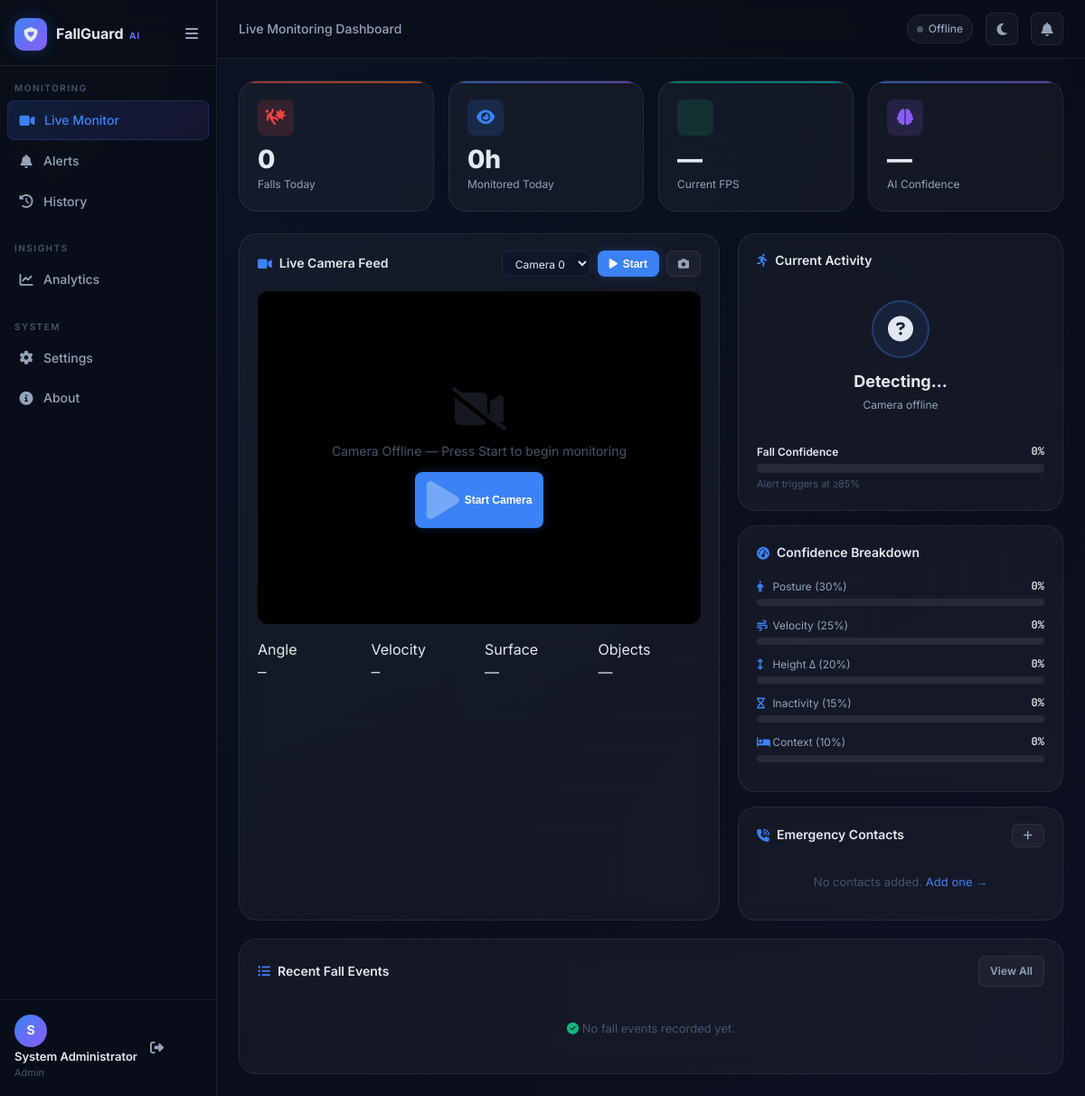
Page /monitor (signed in) on the committed database.
### app/models/user.py (models this page shows, shortened)
class User(UserMixin, db.Model):
    __tablename__ = 'users'
    id = db.Column(db.Integer, primary_key=True)
    username = db.Column(db.String(80), unique=True, nullable=False, index=True)
    email = db.Column(db.String(120), unique=True, nullable=False, index=True)
    password_hash = db.Column(db.String(256), nullable=False)
    full_name = db.Column(db.String(150), nullable=True)
    role = db.Column(db.String(20), nullable=False, default='viewer')
    is_active = db.Column(db.Boolean, default=True)
    phone = db.Column(db.String(20), nullable=True)
    created_at = db.Column(db.DateTime, default=datetime.utcnow)
    last_login = db.Column(db.DateTime, nullable=True)
    events = db.relationship('Event', backref='created_by_user', lazy=True, foreign_keys='Event.user_id')
    settings = db.relationship('UserSettings', backref='user', uselist=False, lazy=True)
    contacts = db.relationship('EmergencyContact', backref='user', lazy=True)
    ROLES = {
        'admin': ['view', 'edit', 'delete', 'manage_users', 'export', 'settings'],
        'caregiver': ['view', 'edit', 'export', 'settings'],
        'viewer': ['view']
    }

### app/routes/dashboard.py (the view)
@dashboard_bp.route('/monitor')
@login_required
def monitor():
    contacts = EmergencyContact.query.filter_by(user_id=current_user.id).all()
    recent   = Event.query.filter_by(is_fall=True).order_by(Event.timestamp.desc()).limit(5).all()
    return render_template('pages/monitor.html',
                           contacts=[c.to_dict() for c in contacts],
                           recent_events=[e.to_dict() for e in recent])

### templates/pages/monitor.html (shortened to what this page needs)
{% extends "base.html" %}
{% block breadcrumb %}Live Monitoring Dashboard{% endblock %}
{% block content %}
<div class="stats-grid">
  <div class="stat-card danger">
    <div class="stat-icon red"><i class="fa-solid fa-person-falling-burst"></i></div>
    <div class="stat-value" id="statFalls">0</div>
    <div class="stat-label">Falls Today</div>
  </div>
  <div class="stat-card">
    <div class="stat-icon blue"><i class="fa-solid fa-eye"></i></div>
    <div class="stat-value" id="statHours">0h</div>
    <div class="stat-label">Monitored Today</div>
  </div>
  <div class="stat-card success">
    <div class="stat-icon green"></div>
    <div class="stat-value" id="statFPS">—</div>
    <div class="stat-label">Current FPS</div>
  </div>
  <div class="stat-card">
    <div class="stat-icon purple"><i class="fa-solid fa-brain"></i></div>
    <div class="stat-value" id="statConf">—</div>
    <div class="stat-label">AI Confidence</div>
  </div>
</div>
<div class="dashboard-grid">
  <div class="card">
    <div class="card-header">
      <div class="card-title">
        <i class="fa-solid fa-video"></i> Live Camera Feed
      </div>
      <div class="flex gap-8">
        <select id="cameraSelect" class="form-control" style="width:auto;padding:5px 10px;font-size:12px">
          <option value="0">Camera 0</option>
        </select>
        <button id="startCameraBtn" class="btn btn-primary btn-sm" onclick="startCamera(document.getElementById('cameraSelect').value)">
          <i class="fa-solid fa-play"></i> Start
        </button>
        <button class="btn btn-ghost btn-sm" onclick="captureSnapshot()" title="Snapshot">
          <i class="fa-solid fa-camera"></i>
        </button>
      </div>
    </div>
    <div class="card-body">
      <div class="camera-container">
        <div class="camera-placeholder" id="cameraPlaceholder">
          <i class="fa-solid fa-video-slash"></i>
          <p>Camera Offline — Press Start to begin monitoring</p>
          <button class="btn btn-primary btn-sm" onclick="startCamera(0)"><i class="fa-solid fa-play"></i> Start Camera</button>
        </div>
      </div>
      <div style="display:grid;grid-template-columns:repeat(4,1fr);gap:12px;margin-top:16px">
        <div class="mini-stat">
          <div class="mini-label">Angle</div>
          <div class="mini-val font-mono" id="valAngle">—</div>
        </div>
        <div class="mini-stat">
          <div class="mini-label">Velocity</div>
          <div class="mini-val font-mono" id="valVelocity">—</div>
        </div>
        <div class="mini-stat">
          <div class="mini-label">Surface</div>
          <div class="mini-val" id="valSurface">—</div>
        </div>
        <div class="mini-stat">
          <div class="mini-label">Objects</div>
          <div class="mini-val" id="valObjects">—</div>
        </div>
      </div>
    </div>
  </div>
  <div style="display:flex;flex-direction:column;gap:16px">
    <div class="card">
      <div class="card-header">
        <div class="card-title"><i class="fa-solid fa-person-running"></i> Current Activity</div>
      </div>
      <div class="card-body">
        <div class="activity-status">
          <div class="activity-icon-wrap" id="activityIconWrap">
            <i class="fa-solid fa-circle-question" id="activityIcon"></i>
          </div>
          <div class="activity-label" id="activityLabel">Detecting…</div>
          <div class="activity-sublabel" id="activitySublabel">Camera offline</div>
        </div>
        <div style="margin-top:16px">
          <div class="conf-row-header">
            <span class="conf-row-label" style="font-weight:600;color:var(--text-primary)">Fall Confidence</span>
            <span class="conf-row-value" id="confTotalVal">0%</span>
          </div>
          <div class="conf-track" style="height:10px">
          </div>
          <div style="font-size:11px;color:var(--text-muted);margin-top:4px">Alert triggers at ≥85%</div>
        </div>
      </div>
    </div>
    <div class="card">
      <div class="card-header">
        <div class="card-title"><i class="fa-solid fa-gauge-high"></i> Confidence Breakdown</div>
      </div>
      <div class="card-body">
        {% set factors = [
          ('confPosture',    'Posture (30%)',    'fa-person'),
          ('confVelocity',   'Velocity (25%)',   'fa-wind'),
          ('confHeight',     'Height Δ (20%)',   'fa-arrows-up-down'),
          ('confInactivity', 'Inactivity (15%)', 'fa-hourglass'),
          ('confContext',    'Context (10%)',    'fa-bed')
        ] %}
        {% for id, label, icon in factors %}
        <div class="conf-row">
          <div class="conf-row-header">
            <span class="conf-row-label"><i class="fa-solid {{ icon }}" style="width:14px;color:var(--accent)"></i> {{ label }}</span>
            <span class="conf-row-value" id="{{ id }}Val">0%</span>
          </div>
          <div class="conf-track">
          </div>
        </div>
        {% endfor %}
      </div>
    </div>
    <div class="card">
      <div class="card-header">
        <div class="card-title"><i class="fa-solid fa-phone-volume"></i> Emergency Contacts</div>
        <a href="{{ url_for('settings.index') }}" class="btn btn-ghost btn-sm"><i class="fa-solid fa-plus"></i></a>
      </div>
      <div class="card-body">
        {% if contacts %}
          {% for c in contacts %}
          <div class="contact-card">
            <div class="contact-avatar">{{ c.name[0] }}</div>
            <div>
              <div class="contact-name">{{ c.name }}</div>
              <div class="contact-rel">{{ c.relationship or 'Contact' }} {% if c.phone %}• {{ c.phone }}{% endif %}</div>
            </div>
          </div>
          {% endfor %}
        {% else %}
          <p style="font-size:13px;color:var(--text-muted);text-align:center;padding:12px 0">
            No contacts added. <a href="{{ url_for('settings.index') }}">Add one →</a>
          </p>
        {% endif %}
      </div>
    </div>
  </div>
  <div class="card span-full">
    <div class="card-header">
      <div class="card-title"><i class="fa-solid fa-list-ul"></i> Recent Fall Events</div>
      <a href="{{ url_for('alerts.index') }}" class="btn btn-ghost btn-sm">View All</a>
    </div>
    <div class="card-body">
      {% if recent_events %}
      <div class="table-wrap">
        <table>
          <thead>
            <tr><th>Time</th><th>Event ID</th><th>Activity</th><th>Confidence</th><th>Status</th></tr>
          </thead>
          <tbody>
            {% for e in recent_events %}
            <tr>
              <td>{{ e.timestamp[:19] if e.timestamp else '—' }}</td>
              <td class="font-mono" style="font-size:11px">{{ e.event_id[:8] }}…</td>
              <td>{{ e.activity_label or '—' }}</td>
              <td><span class="text-danger font-mono">{{ (e.confidence_total * 100)|int }}%</span></td>
              <td>
                {% if e.is_resolved %}
                  <span class="badge badge-success"><i class="fa-solid fa-check"></i> Resolved</span>
                {% else %}
                  <span class="badge badge-danger"><i class="fa-solid fa-circle-exclamation"></i> Unresolved</span>
                {% endif %}
              </td>
            </tr>
            {% endfor %}
          </tbody>
        </table>
      </div>
      {% else %}
        <div id="recentEventsList" style="display:flex;flex-direction:column;gap:8px">
          <p style="font-size:13px;color:var(--text-muted);text-align:center;padding:20px 0">
            <i class="fa-solid fa-check-circle" style="color:var(--success)"></i> No fall events recorded yet.
          </p>
        </div>
      {% endif %}
    </div>
  </div>
</div>
{% endblock %}

### templates/base.html (shortened to what this page needs)
<!DOCTYPE html>
<html lang="en" data-theme="dark">
<head>
  <link rel="stylesheet" href="https://cdnjs.cloudflare.com/ajax/libs/font-awesome/6.5.0/css/all.min.css">
  <link rel="stylesheet" href="{{ url_for('static', filename='css/main.css') }}">
</head>
<body class="{% block body_class %}app-body{% endblock %}">
{% if current_user.is_authenticated %}
<nav class="sidebar" id="sidebar">
  <div class="sidebar-header">
    <div class="logo">
      <div class="logo-icon">
        <i class="fa-solid fa-shield-heart"></i>
      </div>
      <div class="logo-text">
        <span class="logo-name">FallGuard</span>
        <span class="logo-tag">AI</span>
      </div>
    </div>
    <button class="sidebar-toggle" id="sidebarToggle">
      <i class="fa-solid fa-bars"></i>
    </button>
  </div>
  <div class="nav-section">
    <span class="nav-label">MONITORING</span>
    <a href="{{ url_for('dashboard.monitor') }}"
       class="nav-item {% if request.endpoint == 'dashboard.monitor' %}active{% endif %}">
      <i class="fa-solid fa-video"></i>
      <span>Live Monitor</span>
    </a>
    <a href="{{ url_for('alerts.index') }}"
       class="nav-item {% if request.endpoint == 'alerts.index' %}active{% endif %}">
      <i class="fa-solid fa-bell"></i>
      <span>Alerts</span>
    </a>
    <a href="{{ url_for('dashboard.history') }}"
       class="nav-item {% if request.endpoint == 'dashboard.history' %}active{% endif %}">
      <i class="fa-solid fa-clock-rotate-left"></i>
      <span>History</span>
    </a>
  </div>
  <div class="nav-section">
    <span class="nav-label">INSIGHTS</span>
    <a href="{{ url_for('analytics.index') }}"
       class="nav-item {% if request.endpoint == 'analytics.index' %}active{% endif %}">
      <i class="fa-solid fa-chart-line"></i>
      <span>Analytics</span>
    </a>
  </div>
  <div class="nav-section">
    <span class="nav-label">SYSTEM</span>
    <a href="{{ url_for('settings.index') }}"
       class="nav-item {% if request.endpoint == 'settings.index' %}active{% endif %}">
      <i class="fa-solid fa-gear"></i>
      <span>Settings</span>
    </a>
    <a href="{{ url_for('dashboard.about') }}"
       class="nav-item {% if request.endpoint == 'dashboard.about' %}active{% endif %}">
      <i class="fa-solid fa-circle-info"></i>
      <span>About</span>
    </a>
  </div>
  <div class="sidebar-footer">
    <div class="user-info">
      <div class="user-avatar">
        {{ current_user.full_name[0] if current_user.full_name else current_user.username[0] }}
      </div>
      <div class="user-details">
        <div class="user-name">
          {{ current_user.full_name or current_user.username }}
        </div>
        <div class="user-role">
          {{ current_user.role | capitalize }}
        </div>
      </div>
    </div>
    <a href="{{ url_for('auth.logout') }}" class="logout-btn" title="Logout">
      <i class="fa-solid fa-right-from-bracket"></i>
    </a>
  </div>
</nav>
<div class="main-content" id="mainContent">
  <div class="topbar">
    <div class="topbar-left">
      <div class="breadcrumb">
        {% block breadcrumb %}Dashboard{% endblock %}
      </div>
    </div>
    <div class="topbar-right">
      <div class="system-status" id="systemStatus">
        <div class="status-dot offline"></div>
        <span>Offline</span>
      </div>
      <button class="theme-toggle" id="themeToggle">
        <i class="fa-solid fa-moon" id="themeIcon"></i>
      </button>
      <div class="alert-bell" id="alertBell">
        <i class="fa-solid fa-bell"></i>
      </div>
    </div>
  </div>
{% endif %}
<main class="page-content">
  {% block content %}{% endblock %}
</main>
{% if current_user.is_authenticated %}
</div>
{% endif %}
</body>
</html>

### rows in the picture
User: full_name "S", full_name "System Administrator", role "Admin"

### other values in the picture
{{ label }} "Posture (30%)" "Velocity (25%)" "Height Δ (20%)" "Inactivity (15%)" "Context (10%)"
